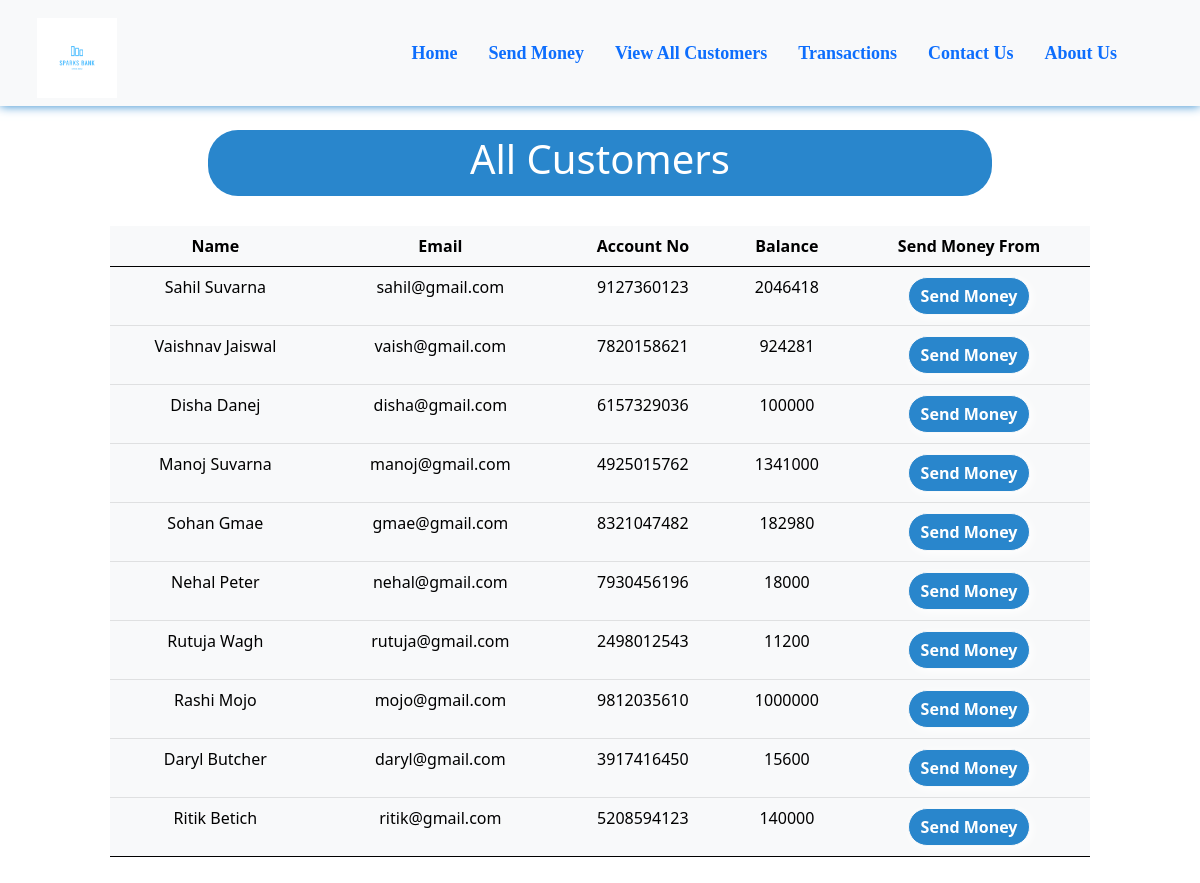
/all_cust.php, run on the app's committed database.
### tables this page shows
CREATE TABLE `users` (
  `sr` int(11) NOT NULL,
  `name` varchar(20) NOT NULL,
  `email` varchar(20) NOT NULL,
  `accno` varchar(10) NOT NULL,
  `blc` bigint(20) NOT NULL
);

### all_cust.php (the view, shortened to what this page needs)
<!doctype html>
<html lang="en">
<head>
    <link href="https://cdn.jsdelivr.net/npm/bootstrap@5.0.2/dist/css/bootstrap.min.css" rel="stylesheet"
>
    <link rel="stylesheet" href="https://cdnjs.cloudflare.com/ajax/libs/font-awesome/5.15.3/css/all.min.css"
 />
</head>
<body style="background-color:#ffffff;">
    <?php include 'spin.php'; ?>
    <nav class="navbar navbar-expand-lg navbar-blue bg-light fixed fixed-top"
        style="font-family:candara; font-size:18px; box-shadow: 0px 0px 10px 0px #2986cc;">
        <div class="container-fluid">
            <a href="index.php"><img src="images/Sparks Bank Logo.png" alt=""
                    style="height: 80px; margin-left:25px; margin-top:10px;"></a>
        </div>
        <div class="collapse navbar-collapse" id="navbarSupportedContent">
            <b>
                <ul class="navbar-nav ">
                    <li class="nav-item nav-links" style="margin-left:15px;">
                        <a class="nav-link text-nowrap" aria-current="page" href="index.php">Home</a>
                    </li>
                    <li class="nav-item" style="margin-left:15px; ">
                        <a class="nav-link text-nowrap" href="send_money.php">Send Money</a>
                    </li>
                    <li class="nav-item" style="margin-left:15px;">
                        <a class="nav-link text-nowrap active" href="all_cust.php">View All Customers</a>
                    </li>
                    <li class="nav-item" style="margin-left:15px;">
                        <a class="nav-link text-nowrap" href="transactions.php">Transactions</a>
                    </li>
                    <li class="nav-item" style="margin-left:15px;">
                        <a class="nav-link text-nowrap" href="contact_us.php">Contact Us</a>
                    </li>
                    <li class="nav-item" style="margin-left:15px; margin-right:75px;">
                        <a class="nav-link text-nowrap" href="about_us.php">About Us</a>
                    </li>
                </ul>
            </b>
        </div>
    </nav>
    <center>
        <div class="container" style="margin-top: 10%; padding:10px 80px 10px 80px; ">
            <div
                style="width:80%; background-color:#2986cc; padding:5px 5px 5px 5px; border-radius:30px; box-shadow: 2px 2px 10px white;">
                <h1 style=" color:white;">All Customers</h1>
            </div>
            <?php
    $conn = mysqli_connect($servername, $username, $password, $database);
    if(!$conn){
        die("Connection not established: ".mysqli_connect_error());
    }else{
        $sql = "SELECT * FROM `users`";
        $result = mysqli_query($conn, $sql);
?>
            <table class="table table-light" style="margin-top: 30px;">
                <thead>
                    <tr>
                        <th scope="col">Name</th>
                        <th scope="col">Email</th>
                        <th scope="col">Account No</th>
                        <th scope="col">Balance</th>
                        <th scope="col">Send Money From</th>
                    </tr>
                </thead>
                <?php
echo "<tbody>";
        while($row = mysqli_fetch_assoc($result)){
        echo    '
            <tr>
              <td>'.$row['name'].'</td>
              <td>'.$row['email'].'</td>
              <td>'.$row['accno'].'</td>
              <td>'.$row['blc'].'</td>
              <td style="padding:10px 10px 10px 10px">
              <a href="send_money.php?reads='.$row['accno'].'"
              <button type="button" class="btn mybtn btn-outline-light">Send Money</button>
              </a>
              </td>
            </tr>';
    }
    }
    echo "</tbody>";
?>
        </div>
    </center>
</body>
</html>

### spin.php (shortened to what this page needs)
<html>
<head>
<link rel="stylesheet" href="https://cdnjs.cloudflare.com/ajax/libs/font-awesome/5.15.3/css/all.min.css" />
</head>
<body>
    </body>
</html>

### all_cust.php (style rules this page uses)
th, td { text-align: center; }
.mybtn { box-shadow: 2px 2px 10px white; border-radius: 30px; font-weight: bold; background-color: #2986cc; color: white; }

### data on the page
users: name "Sahil Suvarna", email "sahil@gmail.com", accno "9127360123", blc "2046418"
users: name "Vaishnav Jaiswal", email "vaish@gmail.com", accno "7820158621", blc "924281"
users: name "Disha Danej", email "disha@gmail.com", accno "6157329036", blc "100000"
users: name "Manoj Suvarna", email "manoj@gmail.com", accno "4925015762", blc "1341000"
users: name "Sohan Gmae", email "gmae@gmail.com", accno "8321047482", blc "182980"
users: name "Nehal Peter", email "nehal@gmail.com", accno "7930456196", blc "18000"
users: name "Rutuja Wagh", email "rutuja@gmail.com", accno "2498012543", blc "11200"
users: name "Rashi Mojo", email "mojo@gmail.com", accno "9812035610", blc "1000000"
users: name "Daryl Butcher", email "daryl@gmail.com", accno "3917416450", blc "15600"
users: name "Ritik Betich", email "ritik@gmail.com", accno "5208594123", blc "140000"
